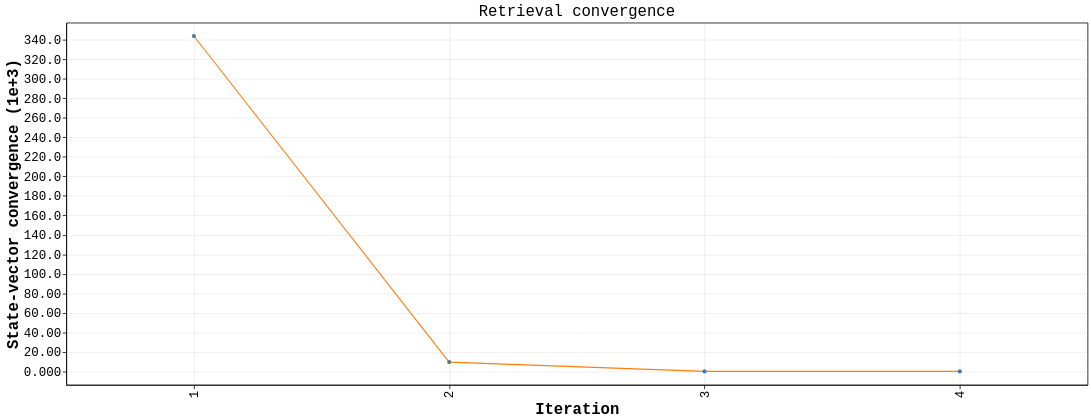

This figure's notebook cell:
### Markdown cell above
## Retrieval Convergence

### Code cell
result.plot.convergence()

### Figure 1 — Vega-Lite specification as saved in the notebook (floating-point values rounded to 4 significant figures)
{"config": {"background": "white", "view": {"stroke": "black", "continuousWidth": 1311, "continuousHeight": 465}, "axis": {"domain": true, "domainColor": "black", "grid": true, "gridColor": "#b0b0b0", "gridOpacity": 0.25, "labelColor": "black", "labelFont": "Menlo, Monaco, Consolas, Liberation Mono, DejaVu Sans Mono, monospace", "labelFontSize": 16, "tickColor": "black", "titleColor": "black", "titleFont": "Menlo, Monaco, Consolas, Liberation Mono, DejaVu Sans Mono, monospace", "titleFontSize": 20}, "legend": {"labelColor": "black", "labelFont": "Menlo, Monaco, Consolas, Liberation Mono, DejaVu Sans Mono, monospace", "labelFontSize": 16, "labelLimit": 320, "orient": "bottom-left", "fillColor": "white", "strokeColor": "#cccccc", "padding": 8, "titleColor": "black", "titleFont": "Menlo, Monaco, Consolas, Liberation Mono, DejaVu Sans Mono, monospace", "titleFontSize": 16}, "line": {"strokeWidth": 1.4}, "point": {"size": 28}, "range": {"category": ["#1f77b4", "#ff7f0e", "#d62728"]}, "title": {"color": "black", "font": "Menlo, Monaco, Consolas, Liberation Mono, DejaVu Sans Mono, monospace", "fontSize": 20, "fontWeight": "normal", "anchor": "middle"}}, "data": {"name": "data-ceebf22d146f8ff59cd9debc0ad8077d"}, "mark": {"type": "line", "color": "#ff7f0e", "point": true}, "encoding": {"tooltip": [{"field": "iteration", "title": "Iteration", "type": "ordinal"}, {"field": "state_vector_convergence", "format": ".6g", "title": "State-vector convergence", "type": "quantitative"}, {"field": "chi2_reflectance", "format": ".6g", "title": "Reflectance chi-square", "type": "quantitative"}, {"field": "chi2_state_vector", "format": ".6g", "title": "State chi-square", "type": "quantitative"}], "x": {"field": "iteration", "title": "Iteration", "type": "ordinal"}, "y": {"axis": {"format": ".4g"}, "field": "state_vector_convergence_scaled", "scale": {"domain": [-13.76, 357.7], "zero": false}, "title": "State-vector convergence (1e+3)", "type": "quantitative"}}, "height": 465, "title": "Retrieval convergence", "width": 1311, "$schema": "https://vega.github.io/schema/vega-lite/v6.4.1.json", "datasets": {"data-ceebf22d146f8ff59cd9debc0ad8077d": [{"iteration": 1, "state_vector_convergence": 343900.0, "chi2_reflectance": 687800.0, "chi2_state_vector": 0.05174, "state_vector_convergence_scaled": 343.9}, {"iteration": 2, "state_vector_convergence": 9527.0, "chi2_reflectance": 19050.0, "chi2_state_vector": 0.002153, "state_vector_convergence_scaled": 9.527}, {"iteration": 3, "state_vector_convergence": 2.344, "chi2_reflectance": 4.688, "chi2_state_vector": 2.178e-05, "state_vector_convergence_scaled": 0.002344}, {"iteration": 4, "state_vector_convergence": 0.004766, "chi2_reflectance": 0.009514, "chi2_state_vector": 3.429e-08, "state_vector_convergence_scaled": 4.766e-06}]}}
